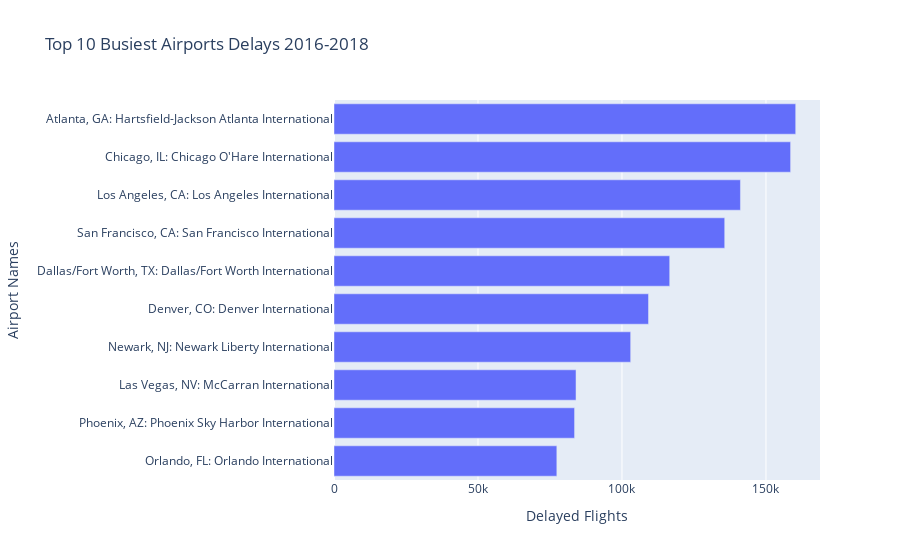

Notebook code for this chart:
### Code cell
fig = px.bar(rename_airport_data, x='Delayed Flights', y='Airport Names', orientation='h', title="Top 10 Busiest Airports Delays 2016-2018")
fig.update_layout(
    yaxis=dict(
        autorange="reversed"
    )
)
fig.show()

### Figure 1 — Plotly figure (JSON) as saved in the notebook; plotly's stock layout.template omitted (floating-point values rounded to 4 significant figures)
{"data": [{"alignmentgroup": "True", "hovertemplate": "Delayed Flights=%{x}<br>Airport Names=%{y}<extra></extra>", "legendgroup": "", "marker": {"color": "#636efa"}, "name": "", "offsetgroup": "", "orientation": "h", "showlegend": false, "textposition": "auto", "type": "bar", "x": [160323, 158552, 141136, 135676, 116572, 109218, 103016, 84044, 83535, 77379], "xaxis": "x", "y": ["Atlanta, GA: Hartsfield-Jackson Atlanta International", "Chicago, IL: Chicago O'Hare International", "Los Angeles, CA: Los Angeles International", "San Francisco, CA: San Francisco International", "Dallas/Fort Worth, TX: Dallas/Fort Worth International", "Denver, CO: Denver International", "Newark, NJ: Newark Liberty International", "Las Vegas, NV: McCarran International", "Phoenix, AZ: Phoenix Sky Harbor International", "Orlando, FL: Orlando International"], "yaxis": "y"}], "layout": {"autosize": true, "barmode": "relative", "legend": {"tracegroupgap": 0}, "title": {"text": "Top 10 Busiest Airports Delays 2016-2018"}, "xaxis": {"anchor": "y", "autorange": true, "domain": [0, 1], "range": [0, 168800.0], "title": {"text": "Delayed Flights"}, "type": "linear"}, "yaxis": {"anchor": "x", "autorange": true, "domain": [0, 1], "range": [9.5, -0.5], "title": {"text": "Airport Names"}, "type": "category"}}}
